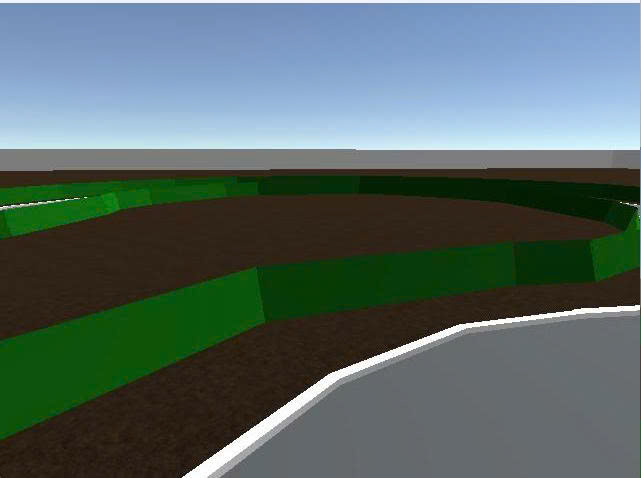
#> input picture hello-via/p2_traffic_sign_detection/cua.jpg, 641 x 478 px; its folder holds only this picture in this run
$ python -i lane_line_detection2.py   (imports and definitions only)
#> lines starting #> are read from the running program, lines starting #| are printed output that depends on the picture
#> further down, picture is the input picture: shape (478, 641, 3); mean B, G, R 101.9, 104.6, 87.1
import cv2
import numpy as np
from collections import deque

# Lưu giá trị lane trước đó để dự đoán nếu mất lane
prev_left = deque(maxlen=5)
prev_right = deque(maxlen=5)

# Biến theo dõi trạng thái mất line
lost_line_counter = 0
LOST_LINE_THRESHOLD = 10

# Lưu lịch sử góc lái để tính độ biến thiên
prev_steering_angles = deque(maxlen=5)

# ===== BIẾN XỬ LÝ BIỂN BÁO =====
sign_state = {
    'current_sign': None,
    'sign_distance': 0,
    'preparing_turn': False,
    'turning': False,
    'turn_counter': 0,
    'turn_direction': None,
    'sign_detected_frames': 0,
    'pre_turn_slowdown': False,
}


# [19 lines left out: function reset_state, not called in this run]


# ===== CẤU HÌNH ĐÃ ĐƯỢC TỐI ƯU HÓA =====
TURN_CONFIG = {
    'sign_confirmation_frames': 3,  # Tăng số frame xác nhận để ổn định hơn
    'pre_turn_distance': 999999,  # BỎ NGƯỠNG - giảm tốc NGAY khi thấy biển
    'initial_slowdown_throttle': 0.15,  # Tốc độ giảm ban đầu (xa)
    'medium_slowdown_throttle': 0.10,  # Tốc độ giảm trung bình (gần hơn)
    'final_slowdown_throttle': 0.05,  # Tốc độ giảm cuối (rất gần) - GIẢM MẠNH HƠN
    'turn_throttle': 0.1,  # Tốc độ khi quẹo - CỰC CHẬM HƠN
    'turn_duration': 45,  # Thời gian quẹo dài hơn để hoàn thành 90 độ
    'turn_steering_angle': 1.0,  # Góc lái tối đa (đã là max)
    'post_turn_frames': 30,  # Thời gian ổn định dài hơn
    'start_turn_distance': 35,  # Ngưỡng bắt đầu quẹo SỚM HƠN (từ 35 -> 50)
    'distance_far': 150,  # Khoảng cách xa (tăng để detect sớm hơn)
    'distance_medium': 90,  # Khoảng cách trung bình (tăng)
    'distance_near': 50,  # Khoảng cách gần (tăng để quẹo sớm hơn)
}


def find_lane_lines(img):
    """Phát hiện vạch kẻ đường bằng Canny"""
    gray = cv2.cvtColor(img, cv2.COLOR_BGR2GRAY)
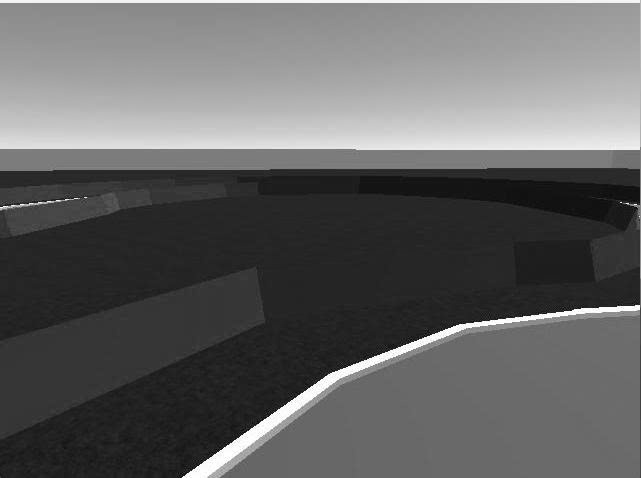
#> gray: shape (478, 641); min 1, max 255, mean 99
    blur = cv2.GaussianBlur(gray, (7, 7), 0)
    edges = cv2.Canny(blur, 100, 200)
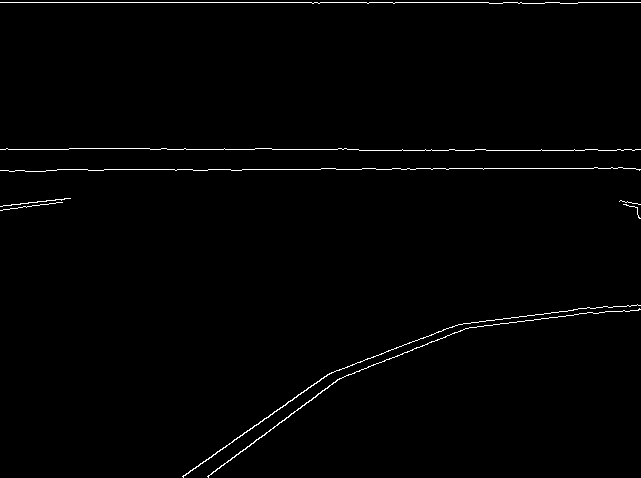
#> edges: shape (478, 641); 1.1% white in thin lines or dots
    return edges


def birdview_transform(img):
    """Chuyển đổi sang góc nhìn từ trên xuống (bird-view)"""
    IMAGE_H, IMAGE_W = img.shape[:2]
#> IMAGE_H = 478; IMAGE_W = 641
    src = np.float32([
        [IMAGE_W * 0.1, IMAGE_H * 0.95],
        [IMAGE_W * 0.9, IMAGE_H * 0.95],
        [IMAGE_W * 0.35, IMAGE_H * 0.6],
        [IMAGE_W * 0.65, IMAGE_H * 0.6]
    ])
    dst = np.float32([
        [200, IMAGE_H],
        [IMAGE_W - 200, IMAGE_H],
        [200, 0],
        [IMAGE_W - 200, 0]
    ])
    M = cv2.getPerspectiveTransform(src, dst)
    warped = cv2.warpPerspective(img, M, (IMAGE_W, IMAGE_H))
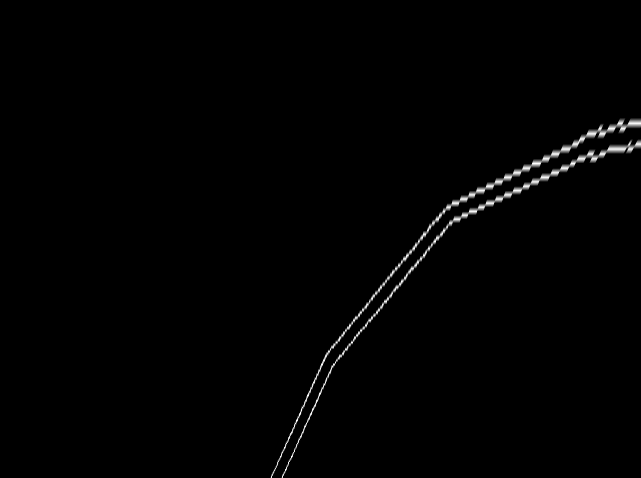
#> warped: shape (478, 641); min 0, max 255, mean 2.1
    return warped


def find_left_right_points(image, draw=None):
    """Tìm vị trí 2 vạch lane (dự đoán nếu chỉ có 1 vạch)"""
    im_height, im_width = image.shape[:2]
#> im_height = 478; im_width = 641
    interested_line_y = int(im_height * 0.9)
#> interested_line_y = 430
    interested_line = image[interested_line_y, :]
#> interested_line = 641 values, max 226 at index 303, min 0 at index 0, mean 0.835

    left_point, right_point = -1, -1
    lane_width_est = 250
    center = im_width // 2
#> center = 320

    for x in range(center, 0, -1):
        if interested_line[x] > 0:
            left_point = x
            break
    for x in range(center + 1, im_width):
        if interested_line[x] > 0:
            right_point = x
            break

    if left_point != -1 and right_point == -1:
        right_point = left_point + lane_width_est
#> right_point = 554
    if right_point != -1 and left_point == -1:
        left_point = right_point - lane_width_est

    if left_point == -1 and len(prev_left) > 0:
        left_point = int(np.mean(prev_left))
    if right_point == -1 and len(prev_right) > 0:
        right_point = int(np.mean(prev_right))

    if left_point != -1:
        prev_left.append(left_point)
    if right_point != -1:
        prev_right.append(right_point)

    if draw is not None:
        cv2.line(draw, (0, interested_line_y),
                 (im_width, interested_line_y), (0, 0, 255), 2)
        if left_point != -1:
            cv2.circle(draw, (left_point, interested_line_y),
                       7, (255, 255, 0), -1)
        if right_point != -1:
            cv2.circle(draw, (right_point, interested_line_y),
                       7, (0, 255, 0), -1)

    return left_point, right_point


# [58 lines left out: functions estimate_sign_distance, process_traffic_signs, not called in this run]


def calculate_control_signal(img, signs=None, draw=None):
    """Tính steering & throttle với xử lý biển báo - ĐÃ GIẢM SAI SỐ"""
    global lost_line_counter, prev_steering_angles, sign_state

    # Xử lý biển báo nếu có
    if signs is not None and len(signs) > 0:
        process_traffic_signs(signs, img.shape[0])

    img_lines = find_lane_lines(img)
    img_birdview = birdview_transform(img_lines)

    if draw is not None:
        draw[:, :] = birdview_transform(draw)

    left_point, right_point = find_left_right_points(img_birdview, draw=draw)
#> left_point = 304; right_point = 554

    im_center = img.shape[1] // 2
#> im_center = 320
    throttle = 0.1
    steering_angle = 0
    status = "NORMAL"

    # ===== XỬ LÝ BIỂN BÁO - ƯU TIÊN CAO NHẤT =====

    # 🔄 Trạng thái 1: ĐANG QUẸO (ƯU TIÊN TUYỆT ĐỐI)
    if sign_state['turning']:
        sign_state['turn_counter'] += 1

        # Phase 1: Thực hiện quẹo
        if sign_state['turn_counter'] <= TURN_CONFIG['turn_duration']:
            # Đảo ngược logic để quẹo đúng hướng
            if sign_state['turn_direction'] == 'left':
                steering_angle = -TURN_CONFIG['turn_steering_angle']  # ÂM = TRÁI
            else:  # right
                steering_angle = TURN_CONFIG['turn_steering_angle']  # DƯƠNG = PHẢI

            # ⚠️ FORCE THROTTLE THẤP - KHÔNG CHO LOGIC KHÁC GHI ĐÈ
            throttle = TURN_CONFIG['turn_throttle']
            status = f"🔄 TURNING {sign_state['turn_direction'].upper()} 90°"

            # Debug mỗi 5 frame
            if sign_state['turn_counter'] % 5 == 0:
                print(
                    f"⏳ Quẹo {sign_state['turn_direction'].upper()}: frame {sign_state['turn_counter']}/{TURN_CONFIG['turn_duration']} | steering={steering_angle:+.2f} | throttle={throttle:.3f}")

        # Phase 2: Ổn định sau quẹo
        elif sign_state['turn_counter'] <= TURN_CONFIG['turn_duration'] + TURN_CONFIG['post_turn_frames']:
            steering_angle = 0
            throttle = 0.15
            status = "✅ STABILIZING"

        # Phase 3: Hoàn thành
        else:
            sign_state['turning'] = False
            sign_state['preparing_turn'] = False
            sign_state['pre_turn_slowdown'] = False
            sign_state['turn_counter'] = 0
            sign_state['current_sign'] = None
            sign_state['turn_direction'] = None
            prev_steering_angles.clear()
            print(f"\n✅ HOÀN THÀNH QUẸO - Trở lại tracking bình thường\n")

    # 🐌 Trạng thái 2: ĐANG GIẢM TỐC (3 MỨC ĐỘ)
    elif sign_state['preparing_turn'] and sign_state['pre_turn_slowdown']:
        # Kiểm tra đủ gần để bắt đầu quẹo
        if (sign_state['sign_distance'] < TURN_CONFIG['start_turn_distance'] or
                left_point == -1 or right_point == -1):

            sign_state['turning'] = True
            sign_state['turn_counter'] = 0
            sign_state['pre_turn_slowdown'] = False
            print(f"\n🔄 BẮT ĐẦU QUẸO 90° {sign_state['turn_direction'].upper()}!\n")

            # ⚠️ SET THROTTLE NGAY KHI BẮT ĐẦU QUẸO
            throttle = TURN_CONFIG['turn_throttle']
            if sign_state['turn_direction'] == 'left':
                steering_angle = -TURN_CONFIG['turn_steering_angle']
            else:
                steering_angle = TURN_CONFIG['turn_steering_angle']
            status = f"🔄 TURNING {sign_state['turn_direction'].upper()} 90°"
        else:
            # XÁC ĐỊNH TỐC ĐỘ DỰA TRÊN KHOẢNG CÁCH
            distance = sign_state['sign_distance']

            if distance > TURN_CONFIG['distance_far']:
                throttle = TURN_CONFIG['initial_slowdown_throttle']
                slowdown_level = "NHẸ"
            elif distance > TURN_CONFIG['distance_medium']:
                throttle = TURN_CONFIG['medium_slowdown_throttle']
                slowdown_level = "VỪA"
            else:
                throttle = TURN_CONFIG['final_slowdown_throttle']
                slowdown_level = "MẠNH"

            # Tracking trong khi giảm tốc - GIẢM HỆ SỐ ĐỂ ỔN ĐỊNH HƠN
            if left_point != -1 and right_point != -1:
                lost_line_counter = 0
                center_lane = (left_point + right_point) // 2
                deviation = im_center - center_lane
                # GIẢM hệ số từ 0.007 -> 0.006 để ổn định hơn
                steering_angle = -float(deviation * 0.006)
                # Làm tròn góc lái để giảm dao động nhỏ
                steering_angle = round(steering_angle, 3)
                status = f"🐌 GIẢM TỐC {slowdown_level} [{throttle:.2f}] - {sign_state['turn_direction'].upper()} ({distance:.0f}px)"

                if draw is not None:
                    cv2.line(draw, (int(center_lane), 0),
                             (int(center_lane), img.shape[0]), (0, 255, 255), 2)
            else:
                steering_angle = 0
                status = f"🐌 GIẢM TỐC {slowdown_level} [{throttle:.2f}] - LOST LANE"

    # 🚗 Trạng thái 3: TRACKING BÌNH THƯỜNG
    elif left_point != -1 and right_point != -1:
        lost_line_counter = 0
        center_lane = (left_point + right_point) // 2
#> center_lane = 429
        deviation = im_center - center_lane
#> deviation = -109
        # GIẢM hệ số từ 0.01 -> 0.008 để tracking ổn định hơn
        steering_angle = -float(deviation * 0.008)
#> steering_angle = 0.872

        if len(prev_steering_angles) > 0:
            steering_change = abs(steering_angle - prev_steering_angles[-1])
        else:
            steering_change = 0

        prev_steering_angles.append(steering_angle)

        if len(prev_steering_angles) >= 2:
            avg_steering_change = sum(
                abs(prev_steering_angles[i] - prev_steering_angles[i - 1])
                for i in range(1, len(prev_steering_angles))
            ) / (len(prev_steering_angles) - 1)
        else:
            avg_steering_change = 0

        base_throttle = 1
        angle_penalty = abs(steering_angle) * 0.8
#> angle_penalty = 0.698
        change_penalty = steering_change * 0.5
        avg_change_penalty = avg_steering_change * 0.8

        throttle = base_throttle - angle_penalty - change_penalty - avg_change_penalty
#> throttle = 0.302
        throttle = max(0.15, min(1, throttle))

        # Làm tròn góc lái để giảm dao động nhỏ
        steering_angle = round(steering_angle, 3)

        status = "🚗 TRACKING"

        if draw is not None:
            cv2.line(draw, (int(center_lane), 0),
                     (int(center_lane), img.shape[0]), (0, 255, 255), 2)

    # ⚠️ Trạng thái 4: MẤT LANE
    else:
        lost_line_counter += 1

        if lost_line_counter > LOST_LINE_THRESHOLD:
            prev_steering_angles.clear()

        if lost_line_counter > LOST_LINE_THRESHOLD:
            status = "⚠️ LOST LINE - EMERGENCY"
            if lost_line_counter <= LOST_LINE_THRESHOLD + 20:
                steering_angle = 0.0
                throttle = 0.25
                status = "⚠️ LOST - GO STRAIGHT"
            else:
                steering_angle = 0.3
                throttle = 0.20
                status = "⚠️ LOST - TURN LEFT"
        else:
            status = "⚠️ LOST - KEEP DIRECTION"
            steering_angle = 0.0
            throttle = 0.20

    # 📊 Vẽ thông tin lên màn hình
    if draw is not None:
        color = (0, 255, 0) if "TRACKING" in status else (0, 0, 255)
        cv2.putText(draw, f"Status: {status}",
                    (10, 35), cv2.FONT_HERSHEY_SIMPLEX, 0.5, color, 2)

        cv2.putText(draw, f"Steering: {steering_angle:+.3f}",
                    (10, 60), cv2.FONT_HERSHEY_SIMPLEX, 0.5, (255, 255, 255), 2)

        # Highlight throttle với màu theo mức độ giảm tốc
        throttle_color = (0, 255, 255)  # Xanh dương - bình thường
        if sign_state['preparing_turn']:
            if throttle <= 0.06:
                throttle_color = (0, 0, 255)  # Đỏ - giảm cực mạnh
            elif throttle <= 0.10:
                throttle_color = (0, 100, 255)  # Cam - giảm mạnh
            elif throttle <= 0.15:
                throttle_color = (0, 200, 255)  # Vàng - giảm nhẹ

        cv2.putText(draw, f"Throttle: {throttle:.3f}",
                    (10, 85), cv2.FONT_HERSHEY_SIMPLEX, 0.5, throttle_color, 2)

        # Thông tin biển báo
        if sign_state['current_sign']:
            sign_color = (255, 100, 255)
            if sign_state['turning']:
                sign_color = (0, 150, 255)
            elif sign_state['preparing_turn']:
                sign_color = (0, 255, 255)

            sign_text = f"Sign: {sign_state['current_sign'].upper()} | Dist: {sign_state['sign_distance']:.0f}px"
            cv2.putText(draw, sign_text,
                        (10, 110), cv2.FONT_HERSHEY_SIMPLEX, 0.5, sign_color, 2)

            # Phase info
            if sign_state['preparing_turn']:
                phase_text = "Phase: SLOWING DOWN"
                cv2.putText(draw, phase_text,
                            (10, 135), cv2.FONT_HERSHEY_SIMPLEX, 0.5, (255, 200, 0), 2)
            elif sign_state['turning']:
                phase_text = f"Phase: TURNING ({sign_state['turn_counter']}/{TURN_CONFIG['turn_duration']})"
                cv2.putText(draw, phase_text,
                            (10, 135), cv2.FONT_HERSHEY_SIMPLEX, 0.5, (0, 150, 255), 2)

        cv2.putText(draw, f"Lost: {lost_line_counter}",
                    (10, 160), cv2.FONT_HERSHEY_SIMPLEX, 0.5, (255, 0, 255), 2)

    return throttle, steering_angle

>>> import cv2
>>> picture = cv2.imread('cua.jpg')
>>> result = calculate_control_signal(picture)
#> result = (0.302, 0.872)
